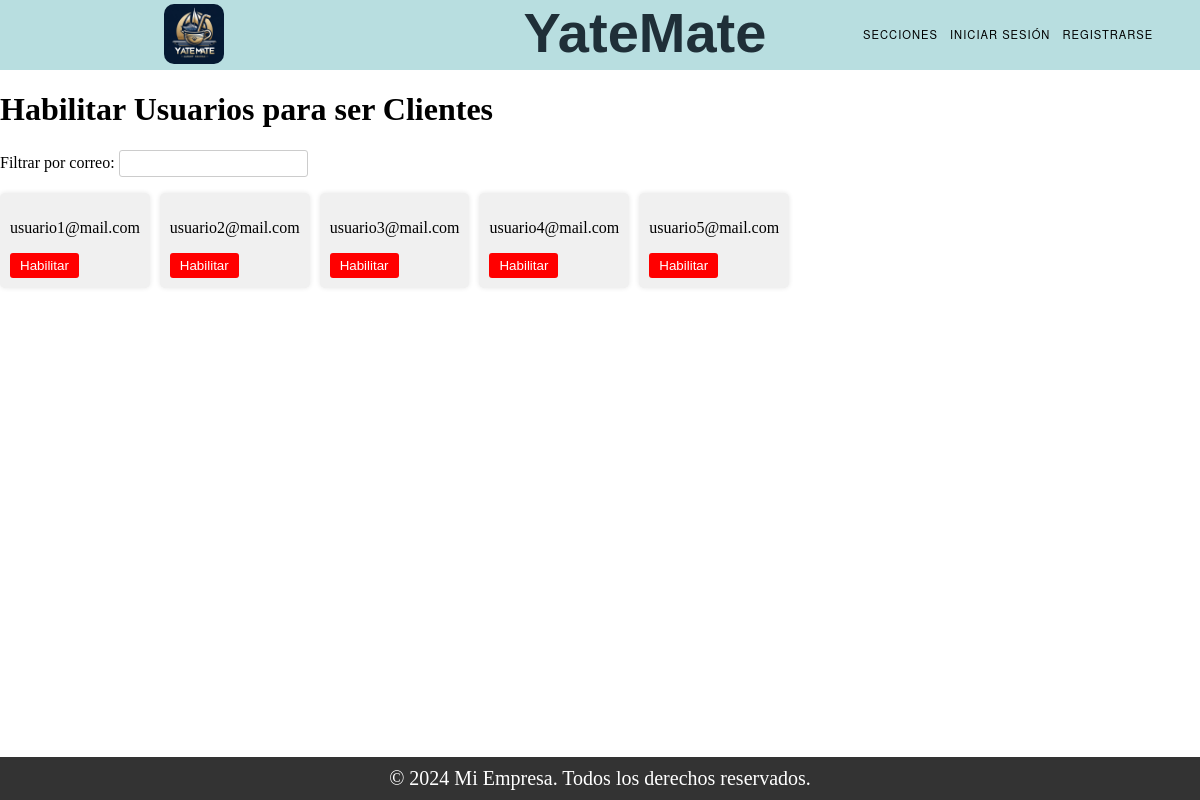
/enable_accounts/, run on the app's committed database.
### Register/models.py (models this page shows)
class User(models.Model):
    TIPOS = (
        ('Administrador', 'Administrador'),
        ('Usuario', 'Usuario'),
        ('Cliente', 'Cliente'),
    )
    mail = models.CharField(max_length=150, unique=True)  # Nombre de usuario (email).
    tipo = models.CharField(max_length=20, choices=TIPOS)
    password = models.CharField(max_length=128)  # Contraseña.
    nombre = models.CharField(max_length=255)
    apellido = models.CharField(max_length=255)
    dni = models.CharField(max_length=20)
    fecha_expiracion_dni = models.DateField()
    nacionalidad = models.CharField(max_length=100)
    genero = models.CharField(max_length=10)
    domicilio = models.CharField(max_length=255)
    fecha_nacimiento = models.DateField()
    cuil_cuit = models.CharField(max_length=20)

### Home/views.py (the view)
# urls.py: path('enable_accounts/',views.usuarios_inhabilitados,name='enable_accounts'),
def usuarios_inhabilitados(request):
    usuarios_inhabilitados = User.objects.filter(tipo='Usuario')
    context = {
        'usuarios_inhabilitados': usuarios_inhabilitados
    }
    return render(request, 'enable_accounts.html', context)

### Home/templates/enable_accounts.html (shortened to what this page needs)
{% extends "base.html" %}
{% load static %}
{% block content %}
<h1>Habilitar Usuarios para ser Clientes</h1>
<div class="filtro-container">
  <label for="filtro-mail">Filtrar por correo:</label>
  <input type="text" id="filtro-mail" class="filtro-input">
</div>
{% if usuarios_inhabilitados %}
  <div class="usuarios-container">
    {% for usuario in usuarios_inhabilitados %}
      <div class="usuario-bloque">
        <p>{{ usuario.mail }}</p>
        <form action="{% url 'habilitar_usuario' usuario.id %}" method="POST" style="display: inline;">
          <button type="submit" class="btn-habilitar">Habilitar</button>
        </form>
      </div>
    {% endfor %}
  </div>
{% else %}
  <p>No hay usuarios Registrados.</p>
{% endif %}
{% endblock %}

### static/css/styles.css (style rules this page uses)
body { margin: 0; padding: 0; }

### Home/templates/enable_accounts.html (style rules this page uses)
.usuarios-container { display: flex; flex-wrap: wrap; gap: 10px; }
.usuario-bloque { background-color: #f0f0f0; padding: 10px; border-radius: 5px; box-shadow: 0px 0px 5px rgba(0, 0, 0, 0.1); }
.btn-habilitar { background-color: red; color: white; border: none; padding: 5px 10px; border-radius: 3px; cursor: pointer; }
.filtro-container { margin-top: 20px; }
.filtro-input { padding: 5px; border-radius: 3px; border: 1px solid #ccc; }

### data on the page
User: mail "usuario1@mail.com"
User: mail "usuario2@mail.com"
User: mail "usuario3@mail.com"
User: mail "usuario4@mail.com"
User: mail "usuario5@mail.com"
